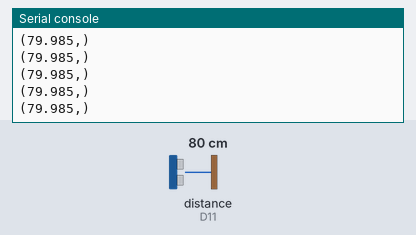
Recording of a program running on a simulated CircuitPython board. Parts: the last lines printed to the serial console. The test bench sets the inputs (shaded band); at power-on: distance to the obstacle (sensor on D11) 80 cm. The echo pulse lasts 58.3 µs per cm.

Above: at 1.2 s.
1.3 s: distance to the obstacle (sensor on D11) set to 4 cm
At 1.44 s:
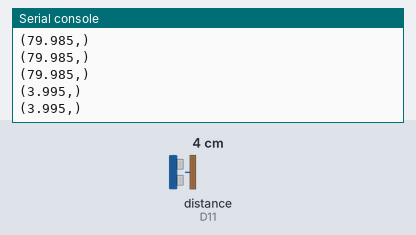
2.8 s: distance to the obstacle (sensor on D11) set to 2 cm
At 2.86 s:
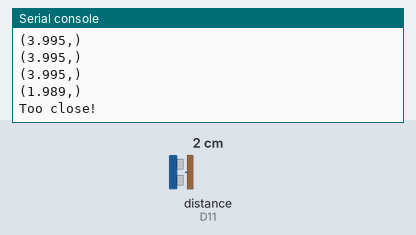
Timing chart, 0 to 5.8 s (numbered marks = the images above; inputs shaded):
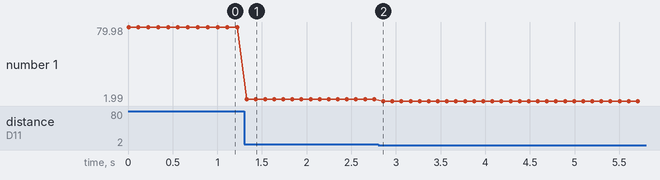

The program:

ultrasonic_reader.py
```python
import time
import board

import adafruit_hcsr04

sonar = adafruit_hcsr04.HCSR04(trigger_pin=board.D10, echo_pin=board.D11)


while True:
    try:
        print((sonar.distance,))
    except RuntimeError:
        print("Retrying!")
        pass
    if(sonar.distance <= 2):
      print("Too close!")
    time.sleep(0.1)
```

Measured:
- the behaviour switches between 3 and 2 cm on distance to the obstacle (sensor on D11) (found by bisection; images 1 and 2)
- after the input at 1.3 s, the serial console: prints a new line at once (image 1)
- after the input at 2.8 s, the serial console: prints a new line after 0.06 s (image 2)
- plotted number 1: 79.98 → 4 after the input at 1.3 s, 4 → 1.99 after the input at 2.8 s
